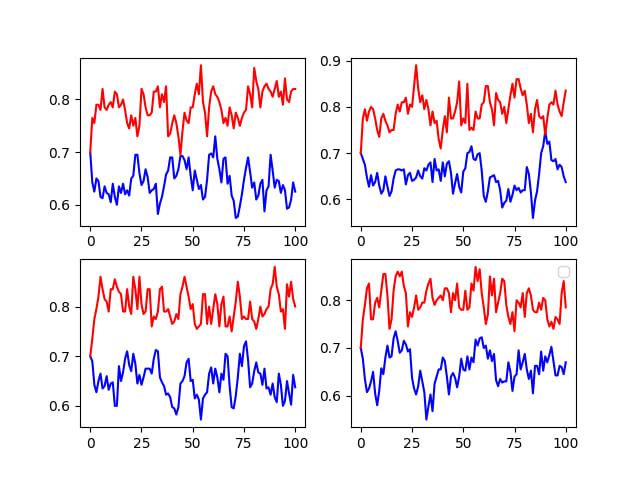

Write Python code to recreate this figure.
import random

import numpy as np
from matplotlib import pyplot as plt

numOfGenes = 100
generation = range(0, numOfGenes + 1)


def wright_fisher(N, prob, mu1, mu2):
    ProbOf_a_Genes = []
    for i in range(0, numOfGenes + 1):
        ProbOf_a_Genes.append(prob)
        prob = (1 - mu1) * prob + mu2 * (1 - prob)
        prob = np.random.binomial(2 * N, prob) / (2 * N)
    return ProbOf_a_Genes


# wright fisher with mutation
for i in range(1, 5):
    plt.subplot(2, 2, i)
    plt.plot(generation, wright_fisher(200, 0.7, 0.1, 0.18), "b"
             , generation, wright_fisher(100, 0.7, 0.1, 0.4), "r")
# plot
plt.show()
